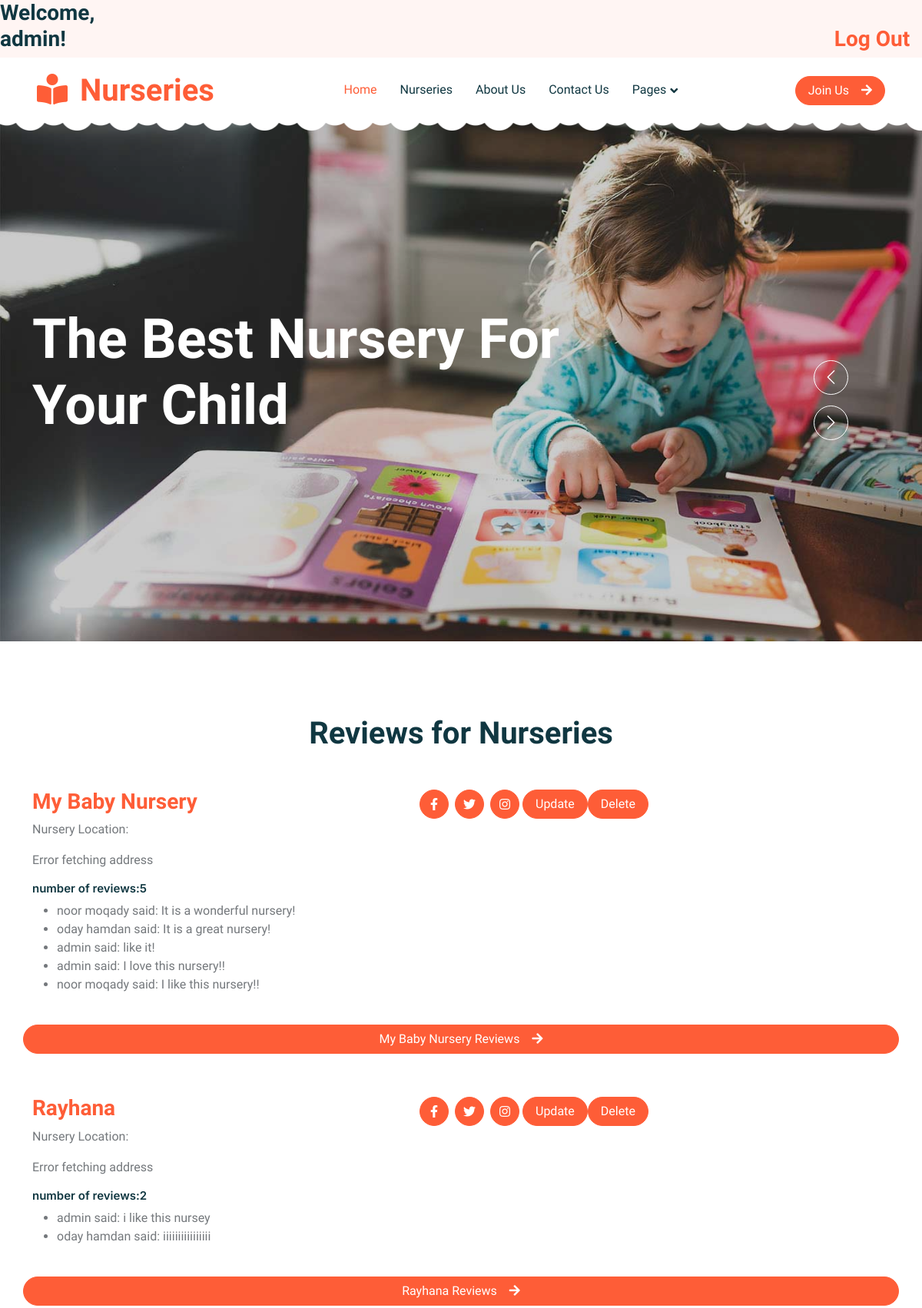
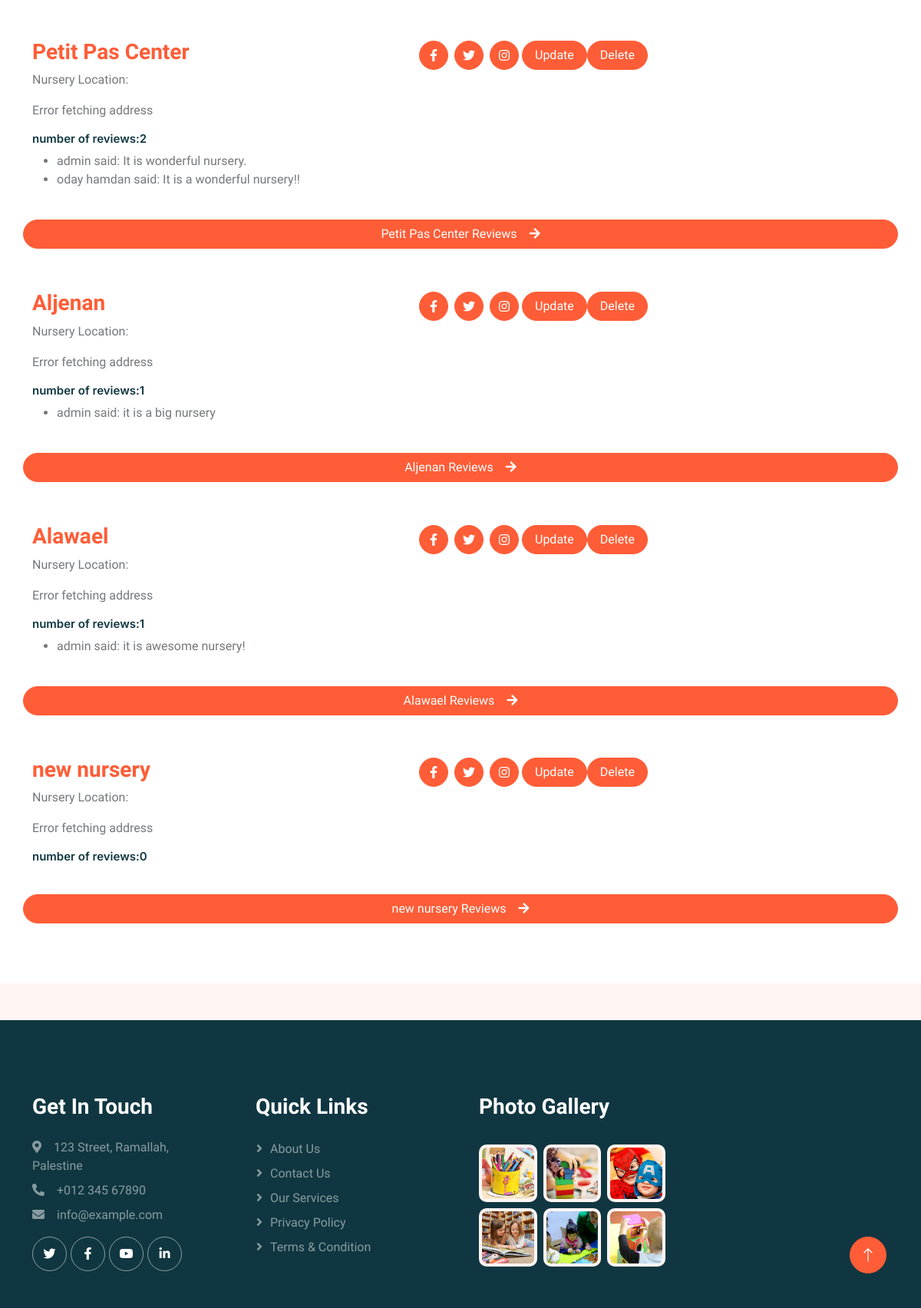
The page /reviews (signed in) on the database its author committed (2 pictures, top to bottom).
### app/models.py (models this page shows)
class Nursery(models.Model):
    nursery_name = models.CharField(max_length=225)
    facilities = models.ManyToManyField(Facilities, related_name='nursery')
    program_offered = models.ManyToManyField(Programs, related_name='nursery')
    contact_number = models.CharField(max_length=225)
    nursery_location = models.TextField(null = True)
    image= models.TextField(null = True)
    avatar= models.ImageField(upload_to=random_image_filename, null=True, blank=True)
    created_at = models.DateTimeField(auto_now_add=True)
    updated_at = models.DateTimeField(auto_now=True)
    objects = NurseryManager()

class Review(models.Model):
    review = models.TextField()
    uploaded_by = models.ForeignKey(User, related_name ='review', on_delete = models.CASCADE)
    nursery_review = models.ForeignKey(Nursery, related_name ='review', on_delete = models.CASCADE)
    created_at = models.DateTimeField(auto_now_add=True)
    updated_at = models.DateTimeField(auto_now=True)
    objects = ReviewManager()

class User(models.Model):
    parent_name = models.CharField(max_length=225)
    email = models.CharField(max_length=225)
    password = models.TextField()
    birthday= models.DateTimeField(null=True)
    user_roles = models.ForeignKey(Roles, related_name ='user', on_delete = models.CASCADE)
    created_at = models.DateTimeField(auto_now_add=True)
    updated_at = models.DateTimeField(auto_now=True)
    objects = UserManager()

### app/views.py (the view)
# urls.py: path('reviews',views.reviews),
def reviews(request):
    if not 'logged_user_id' in request.session:
        messages.error(request,"You have to login first")
        return redirect('/register')
    else:
        context = {
       'allnurseries': Nursery.objects.all(),
       'specific_user': User.objects.get(id=request.session['logged_user_id']),
       'allreviews': Review.objects.all()
               }
    return render(request,"reviews.html", context)

### app/templates/reviews.html (shortened to what this page needs)
<!DOCTYPE html>
<html lang="en">
<head>
    {% load static %}
    <link href="https://cdnjs.cloudflare.com/ajax/libs/font-awesome/5.10.0/css/all.min.css" rel="stylesheet">
    <link href="https://cdn.jsdelivr.net/npm/bootstrap-icons@1.4.1/font/bootstrap-icons.css" rel="stylesheet">
    <link href="{% static 'lib/animate/animate.min.css' %}" rel="stylesheet">
    <link href="{% static 'lib/owlcarousel/assets/owl.carousel.min.css' %}" rel="stylesheet">
    <link href="{% static 'css/bootstrap.min.css' %}" rel="stylesheet">
    <link href="{% static 'css/style.css' %}"  rel="stylesheet">
    <link rel="stylesheet" href="https://unpkg.com/leaflet@1.7.1/dist/leaflet.css" />
</head>
<body>
    <h3 >Welcome, {{request.session.logged_user_parent_name}}!<span><a href="/logout">Log Out</a></span></h1>
    <div class="container-xxl bg-white p-0">
      <nav class="navbar navbar-expand-lg bg-white navbar-light sticky-top px-4 px-lg-5 py-lg-0">
        <a href="nursery.html" class="navbar-brand">
            <h1 class="m-0 text-primary"><i class="fa fa-book-reader me-3"></i>Nurseries</h1>
        </a>
        <div class="collapse navbar-collapse" id="navbarCollapse">
            <div class="navbar-nav mx-auto">
                <a href="/reviews" class="nav-item nav-link active">Home</a>
                <a href="/" class="nav-item nav-link">Nurseries</a>
                <a href="/about" class="nav-item nav-link">About Us</a>
                <a href="/contact" class="nav-item nav-link">Contact Us</a>
                <div class="nav-item dropdown">
                    <a href="#" class="nav-link dropdown-toggle" data-bs-toggle="dropdown">Pages</a>
                </div>
            </div>
            <a href="/register" class="btn btn-primary rounded-pill px-3 d-none d-lg-block">Join Us<i class="fa fa-arrow-right ms-3"></i></a>
        </div>
        </nav>
       <div class="container-fluid p-0 mb-5">
        <div class="owl-carousel header-carousel position-relative">
            <div class="owl-carousel-item position-relative">
                <img class="img-fluid" src="{% static 'img/carousel-1.jpg' %}" alt="">
                <div class="position-absolute top-0 start-0 w-100 h-100 d-flex align-items-center" style="background: rgba(0, 0, 0, .2);">
                    <div class="container">
                        <div class="row justify-content-start">
                            <div class="col-10 col-lg-8">
                                <h1 class="display-2 text-white animated slideInDown mb-4">The Best Nursery For Your Child</h1>
                            </div>
                        </div>
                    </div>
                </div>
            </div>
        </div>
            <div class="container-xxl py-5">
                <div class="container">
                    <div class="text-center mx-auto mb-5 wow fadeInUp" data-wow-delay="0.1s" style="max-width: 1500px;">
                        <h1 class="mb-3">Reviews for Nurseries</h1>
                    </div>
                    <div class="row g-4">
                        {% for nursery in allnurseries%}
                        <div >
                            <div class="reviews-display">
                                    <h3 style="width: 500px;"><a href="/nursery/{{nursery.id}}">{{nursery.nursery_name}}</a></h3>
                                    <div class="d-flex align-items-center left">
                                        <a class="btn btn-square btn-primary mx-1" href="https://www.facebook.com/"><i
                                                class="fab fa-facebook-f"></i></a>
                                        <a class="btn btn-square btn-primary  mx-1" href="https://www.twitter.com"><i
                                                class="fab fa-twitter"></i></a>
                                        <a class="btn btn-square btn-primary  mx-1" href="https://www.instagram.com"><i
                                                class="fab fa-instagram"></i></a>
                                        {% if specific_user.user_roles.id == 1 %}
                                        <form action="/updatenursery/{{nursery.id}}">
                                            <button class="btn btn-primary rounded-pill px-3 d-none d-lg-block"
                                                type="submit">Update</button>
                                        </form>
                                        {%else%}
                                        <div></div>
                                        {% endif %}
                                        {% if specific_user.user_roles.id == 1 %}
                                        <form action="/deletenursery/{{nursery.id}}">
                                            <button class="btn btn-primary rounded-pill px-3 d-none d-lg-block"
                                                type="submit">Delete</button>
                                        </form>
                                        {%else%}
                                        <div></div>
                                        {% endif %}
                                    </div>
                                </div>
                                <p>Nursery Location:
                                    </p>
                                    <h5 style="font-size: 15px;">number of reviews:{{ nursery.review.count }}</h5>
                                <ul>
                                    {%for review in nursery.review.all %}
                                    <li>{{review.uploaded_by.parent_name}} said: {{review.review}}</li>
                                    {%endfor%}
                                </ul>
                            </div>
                            <a href="/nursery/{{nursery.id}}"
                                class="btn btn-primary rounded-pill px-3 d-none d-lg-block" style="margin-bottom: 30px;">{{nursery.nursery_name}}
                                Reviews<i class="fa fa-arrow-right ms-3"></i></a>
                                {% endfor %}
                        </div>
                    </div>
                </div>
            </div>
        </div>
 <div class="container-fluid bg-dark text-white-50 footer pt-5 mt-5 wow fadeIn" data-wow-delay="0.1s">
    <div class="container py-5">
        <div class="row g-5">
            <div class="col-lg-3 col-md-6">
                <h3 class="text-white mb-4">Get In Touch</h3>
                <p class="mb-2"><i class="fa fa-map-marker-alt me-3"></i>123 Street, Ramallah, Palestine</p>
                <p class="mb-2"><i class="fa fa-phone-alt me-3"></i>+012 345 67890</p>
                <p class="mb-2"><i class="fa fa-envelope me-3"></i>info@example.com</p>
                <div class="d-flex pt-2">
                    <a class="btn btn-outline-light btn-social" href=""><i class="fab fa-twitter"></i></a>
                    <a class="btn btn-outline-light btn-social" href=""><i class="fab fa-facebook-f"></i></a>
                    <a class="btn btn-outline-light btn-social" href=""><i class="fab fa-youtube"></i></a>
                    <a class="btn btn-outline-light btn-social" href=""><i class="fab fa-linkedin-in"></i></a>
                </div>
            </div>
            <div class="col-lg-3 col-md-6">
                <h3 class="text-white mb-4">Quick Links</h3>
                <a class="btn btn-link text-white-50" href="/about">About Us</a>
                <a class="btn btn-link text-white-50" href="/contact">Contact Us</a>
                <a class="btn btn-link text-white-50" href="">Our Services</a>
                <a class="btn btn-link text-white-50" href="">Privacy Policy</a>
                <a class="btn btn-link text-white-50" href="">Terms & Condition</a>
            </div>
            <div class="col-lg-3 col-md-6">
                <h3 class="text-white mb-4">Photo Gallery</h3>
                <div class="row g-2 pt-2">
                    <div class="col-4">
                        <img class="img-fluid rounded bg-light p-1" src="{% static 'img/classes-1.jpg' %}"  alt="">
                    </div>
                    <div class="col-4">
                        <img class="img-fluid rounded bg-light p-1" src="{% static 'img/classes-2.jpg' %}"  alt="">
                    </div>
                    <div class="col-4">
                        <img class="img-fluid rounded bg-light p-1" src="{% static 'img/classes-3.jpg' %}"  alt="">
                    </div>
                    <div class="col-4">
                        <img class="img-fluid rounded bg-light p-1" src="{% static 'img/classes-4.jpg' %}"  alt="">
                    </div>
                    <div class="col-4">
                        <img class="img-fluid rounded bg-light p-1" src="{% static 'img/classes-5.jpg' %}"  alt="">
                    </div>
                    <div class="col-4">
                        <img class="img-fluid rounded bg-light p-1" src="{% static 'img/classes-6.jpg' %}" alt="">
                    </div>
                </div>
            </div>
        </div>
    </div>
</div>
        <a href="#" class="btn btn-lg btn-primary btn-lg-square back-to-top"><i class="bi bi-arrow-up"></i></a>
</body>
</html>

### app/static/css/style.css (style rules this page uses)
:root { --primary: #FE5D37; --light: #FFF5F3; --dark: #103741; }
.back-to-top { position: fixed; display: none; right: 45px; bottom: 45px; z-index: 99; }
.btn { font-weight: 500; transition: .5s; }
.btn.btn-primary { color: #FFFFFF; }
.btn-square { width: 38px; height: 38px; }
.btn-lg-square { width: 48px; height: 48px; }
.btn-square, .btn-sm-square, .btn-lg-square { padding: 0; display: flex; align-items: center; justify-content: center; font-weight: normal; border-radius: 50px; }
h1, h2, h3, h4, .h1, .h2, .h3, .h4, .display-1, .display-2, .display-3, .display-4, .display-5, .display-6 { font-family: 'Lobster Two', cursive; font-weight: 700; }
h5, h6, .h5, .h6 { font-weight: 600; }
.navbar .navbar-nav .nav-link { padding: 30px 15px; color: var(--dark); font-weight: 500; outline: none; }
.navbar .navbar-nav .nav-link:hover, .navbar .navbar-nav .nav-link.active { color: var(--primary); }
.navbar.sticky-top { top: -100px; transition: .5s; }
.navbar .dropdown-toggle::after { border: none; content: "\f107"; font-family: "Font Awesome 5 Free"; font-weight: 900; vertical-align: middle; margin-left: 5px; transition: .5s; }
.header-carousel::before, .header-carousel::after, .page-header::before, .page-header::after { position: absolute; content: ""; width: 100%; height: 10px; top: 0; left: 0; background: url(/static/img/bg-header-top.png) center center repeat-x; z-index: 1; }
.header-carousel::after, .page-header::after { height: 19px; top: auto; bottom: 0; background: url(/static/img/bg-header-bottom.png) center center repeat-x; }
.footer .btn.btn-social { margin-right: 5px; width: 45px; height: 45px; display: flex; align-items: center; justify-content: center; color: #FFFFFF; border: 1px solid rgba(255,255,255,0.5); border-radius: 45px; transition: .3s; }
.footer .btn.btn-link { display: block; margin-bottom: 5px; padding: 0; text-align: left; font-size: 16px; font-weight: normal; text-transform: capitalize; transition: .3s; }
.footer .btn.btn-link::before { position: relative; content: "\f105"; font-family: "Font Awesome 5 Free"; font-weight: 900; margin-right: 10px; }
.reviews-display { display:flex; }

### app/templates/reviews.html (style rules this page uses)
span { margin-left: 1000px; }

### rows shown on the page
Nursery: nursery_name "My Baby Nursery", review.count "5"
Review: uploaded_by.parent_name "noor moqady", review "It is a wonderful nursery!"
Review: uploaded_by.parent_name "oday hamdan", review "It is a great nursery!"
Review: uploaded_by.parent_name "admin", review "like it!"
Review: uploaded_by.parent_name "admin", review "I love this nursery!!"
Review: uploaded_by.parent_name "noor moqady", review "I like this nursery!!"
Nursery: nursery_name "Rayhana", review.count "2"
Review: uploaded_by.parent_name "admin", review "i like this nursey"
Review: uploaded_by.parent_name "oday hamdan", review "iiiiiiiiiiiiiiii"
Nursery: nursery_name "Petit Pas Center", review.count "2"
Review: uploaded_by.parent_name "admin", review "It is wonderful nursery."
Review: uploaded_by.parent_name "oday hamdan", review "It is a wonderful nursery!!"
Nursery: nursery_name "Aljenan", review.count "1"
Review: uploaded_by.parent_name "admin", review "it is a big nursery"
Nursery: nursery_name "Alawael", review.count "1"
Review: uploaded_by.parent_name "admin", review "it is awesome nursery!"
Nursery: nursery_name "new nursery", review.count "0"

### other values the page prints
{{ request.session.logged_user_parent_name }} "admin"
